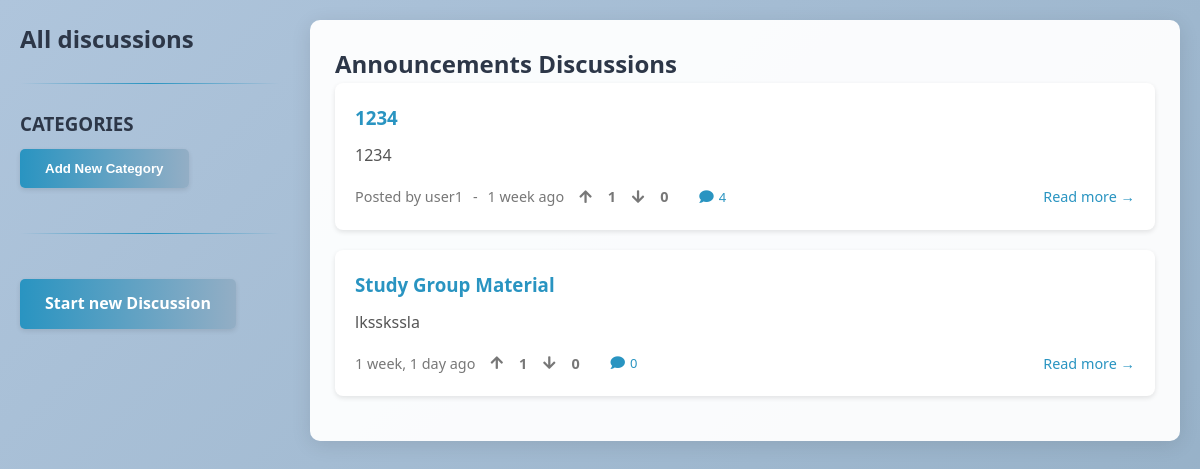
The page /discussions/category/announcements/ (signed in) on the database its author committed.
### discussions/models.py (models this page shows, shortened)
class Category(models.Model):
    name = models.CharField(max_length=100)
    parent = models.ForeignKey('self', on_delete=models.CASCADE, null=True, blank=True, related_name='subcategories')
    slug = models.SlugField(unique=True)
    class Meta:
        verbose_name_plural = "categories"

class Discussion(models.Model):
    title = models.CharField(max_length=200)
    content = models.TextField()
    category = models.ForeignKey(Category, on_delete=models.CASCADE,null=True,blank=True, related_name='discussions')
    created_at = models.DateTimeField(default=timezone.now)
    updated_at = models.DateTimeField(auto_now=True)
    author = models.ForeignKey(CustomUser, on_delete=models.CASCADE, related_name='discussions', null=True)
    upvotes = models.PositiveIntegerField(default=0)
    downvotes = models.PositiveIntegerField(default=0)

### dashboard/models.py (models this page shows, shortened)
class CustomUser(AbstractUser):
    ROLE_CHOICES = [
        ('Admin', 'Admin'),
        ('Instructor', 'Instructor'),
        ('Student', 'Student'),
    ]
    role = models.CharField(max_length=20, choices=ROLE_CHOICES, default='Student')
    institution = models.ForeignKey(Institution, on_delete=models.CASCADE, null=True, blank=True)
    session_year = models.CharField(max_length=10, blank=True, null=True)
    semester = models.CharField(max_length=10, blank=True, null=True)
    student_class = models.CharField(max_length=100, blank=True, null=True)
    course = models.CharField(max_length=100, blank=True, null=True)
    student_id = models.CharField(max_length=20, blank=True, null=True)
    faculty = models.CharField(max_length=100, blank=True, null=True)
    position = models.CharField(max_length=100, blank=True, null=True)
    profile_image = models.ImageField(upload_to="profile_images/", default="default.jpg")

### discussions/views.py (the view)
# urls.py: path('category/<slug:slug>/', views.category_discussions, name='category_discussions'),
@login_required
def category_discussions(request, slug):
    category = get_object_or_404(Category, slug=slug)
    discussions = Discussion.objects.filter(category=category).order_by('-created_at')
    context = {
        'category': category,
        'discussions': discussions,
    }
    return render(request, 'discussions/category_discussions.html', context)

### dashboard/context_processors.py (called while the page is built)
def user_preferences(request):
    if request.user.is_authenticated:
        try:
            prefs = UserPreference.objects.get(user=request.user)
            return {
                'user_theme': prefs.theme,
                'user_font_size': prefs.font_size,
                'user_font_style': prefs.font_style,
            }
        except UserPreference.DoesNotExist:
            pass
    return {}

### virtual_classroom/routers.py (called while the page is built)
    @staticmethod
    def set_tenant_db(database_name):
        _db_context.tenant_db = database_name

### discussions/templates/discussions/category_discussions.html (shortened to what this page needs)
{% extends "discussions/base.html" %}
{% block main_content %}
<h2>{{ category.name }} Discussions</h2>
{% for discussion in discussions %}
    <div class="discussion-preview">
        <h3>
            <a href="{% url 'discussions:discussion_detail' discussion.id %}" class="discussion-link">
                {{ discussion.title }}
            </a>
        </h3>
        <div class="preview-content">
            {{ discussion.content|truncatewords:30 }}
        </div>
        <div class="discussion-meta">
            {% if discussion.author %}
    <span class="author">Posted by {{ discussion.author.username }}</span> -
{% endif %}
            <span class="date">{{ discussion.created_at|timesince }} ago</span>
            <div class="vote-section">
                <button class="vote-btn upvote"
                        data-discussion-id="{{ discussion.id }}"
                        data-vote-url="{% url 'discussions:vote_discussion' discussion.id %}">
                    <i class="fas fa-arrow-up"></i>
                </button>
                <span class="upvote-count">{{ discussion.upvotes }}</span>
                <button class="vote-btn downvote"
                        data-discussion-id="{{ discussion.id }}"
                        data-vote-url="{% url 'discussions:vote_discussion' discussion.id %}">
                    <i class="fas fa-arrow-down"></i>
                </button>
                <span class="downvote-count">{{ discussion.downvotes }}</span>
            </div>
            <span class="comment-icon" data-discussion-id="{{ discussion.id }}">
                <i class="fas fa-comment"></i>
                <span class="comment-count">{{ discussion.comments.count }}</span>
            </span>
            <a href="{% url 'discussions:discussion_detail' discussion.id %}" class="read-more">Read more →</a>
        </div>
    </div>
{% empty %}
    <p class="no-discussions">No discussions in this category yet. Be the first to start one!</p>
{% endfor %}
{% endblock %}

### discussions/templates/discussions/base.html (style rules this page uses)
:root { --color1: #AFC5DC; --color2: #93AEC5; --color3: #2994C1; --color4: #FEF0C9; --text-dark: #2D3748; --text-light: #F8FAFC; }
* { box-sizing: border-box; margin: 0; padding: 0; }
body { font-family: 'Segoe UI', Tahoma, Geneva, Verdana, sans-serif; line-height: 1.6; background: linear-gradient(135deg, var(--color1), var(--color2)); min-height: 100vh; color: var(--text-dark); }

### discussions/templates/discussions/category_discussions.html (style rules this page uses)
.discussion-preview { background: white; border-radius: 8px; padding: 20px; margin-bottom: 20px; box-shadow: 0 2px 5px rgba(0,0,0,0.1); transition: all 0.3s ease; }
.discussion-link { color: var(--color3); text-decoration: none; }
.preview-content { margin: 10px 0; color: #555; line-height: 1.6; }
.discussion-meta { font-size: 0.9em; color: #777; margin-top: 15px; display: flex; align-items: center; flex-wrap: wrap; gap: 10px; }
.vote-section { display: flex; align-items: center; margin-right: 10px; }
.vote-btn { background: none; border: none; cursor: pointer; padding: 5px; color: #777; font-size: 1em; transition: all 0.2s; }
.upvote-count, .downvote-count { margin: 0 5px; font-weight: bold; min-width: 20px; text-align: center; }
.comment-icon { cursor: pointer; color: var(--color3); display: flex; align-items: center; gap: 5px; }
.comment-count { font-size: 0.9em; }
.read-more { margin-left: auto; color: var(--color3); text-decoration: none; font-weight: 500; }

### rows shown on the page
Category: name "Announcements"
Discussion: title "1234", content "1234", author.username "user1", created_at "1 week", upvotes "1", downvotes "0", comments.count "4"
Discussion: title "Study Group Material", content "lksskssla", created_at "1 week, 1 day", upvotes "1", downvotes "0", comments.count "0"
